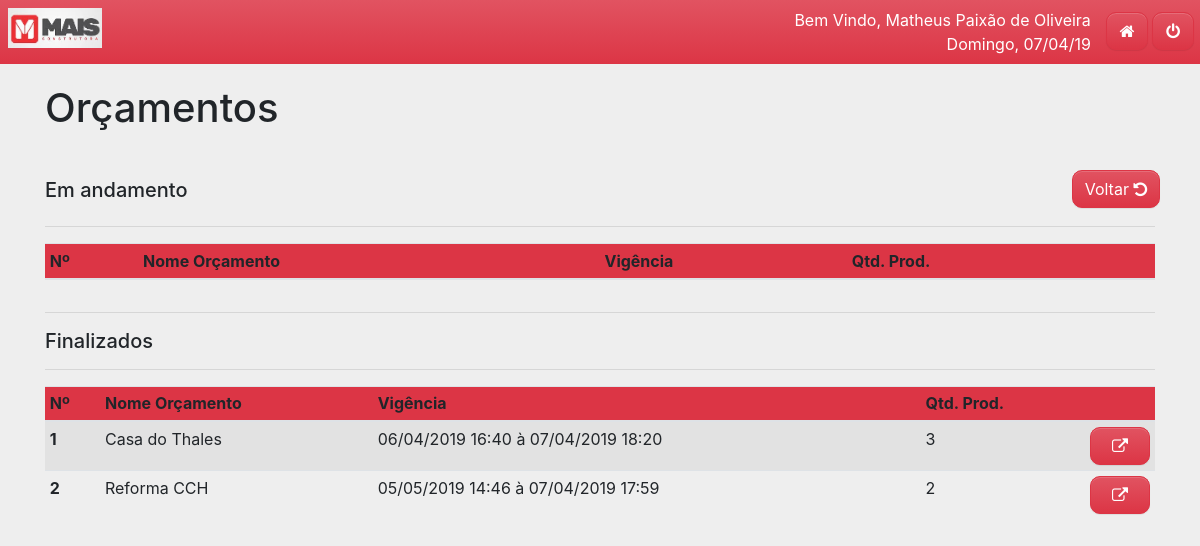
The page /orcamento/listar (signed in) on the database its author committed.
### tables this page shows
CREATE TABLE `orcamento` (
  `id` int(11) NOT NULL AUTO_INCREMENT,
  `nome` varchar(30) NOT NULL,
  `aberto` tinyint(1) NOT NULL,
  `vigencia_inicio` datetime NOT NULL,
  `vigencia_fim` datetime NOT NULL,
  `id_usr_cad` int(11) NOT NULL,
  `id_usr_alter` int(11) DEFAULT NULL,
  `criado_em` timestamp NOT NULL DEFAULT CURRENT_TIMESTAMP,
  `ultima_alter` timestamp NOT NULL DEFAULT CURRENT_TIMESTAMP,
  PRIMARY KEY (`id`),
  KEY `id_usr_cad` (`id_usr_cad`),
  KEY `id_usr_alter` (`id_usr_alter`),
  CONSTRAINT `orcamento_ibfk_1` FOREIGN KEY (`id_usr_cad`) REFERENCES `usuario` (`id`),
  CONSTRAINT `orcamento_ibfk_2` FOREIGN KEY (`id_usr_alter`) REFERENCES `usuario` (`id`)
);

### core/bootstrap.php (called while the page is built, shortened)
<?php
$routes = require_once __DIR__ . '/../app/routes.php';
$route = new \Core\Route($routes);

### public/index.php (called while the page is built, shortened)
<?php
require_once __DIR__ . '/../core/bootstrap.php';

### config.php (called while the page is built)
<?php
return [
  'database' => [
    'host' => 'localhost',
    'name' => 'moremais',
    'user' => 'root',
    'pass' => '',
    'charset' => 'utf8',
    'collation' => 'utf8_unicode_ci'
  ],
  'application' => [
    'email' => 'moremais.sobral@outlook.com',
    'url'   => 'myapp.com'
  ]
];

### core/DataBase.php (called while the page is built, shortened)
<?php
class DataBase {
  public static $pdo;
  public static function getDataBase() {
    $conf = include_once __DIR__ . "/../config.php";
    $db = $conf['database'];
    try {
      self::$pdo = new PDO("mysql:host={$db['host']};dbname={$db['name']};charset={$db['charset']}", $db['user'], $db['pass']);
      self::$pdo->setAttribute(PDO::ATTR_ERRMODE, PDO::ERRMODE_EXCEPTION);
      self::$pdo->setAttribute(PDO::MYSQL_ATTR_INIT_COMMAND, "SET NAMES {$db['charset']} COLLATE {$db['collation']}");
      self::$pdo->setAttribute(PDO::ATTR_DEFAULT_FETCH_MODE, PDO::FETCH_OBJ);
      return self::$pdo;
    } catch (PDOException $e) {
      echo "Erro: " . $e->getMessage();
    }
  }
}

### core/Container.php (called while the page is built, shortened)
<?php
class Container {
  public static function getModel($model) {
    return new $objModel(DataBase::getDataBase());
  }
}

### core/BaseModel.php (called while the page is built, shortened)
<?php
abstract class BaseModel {
  public function __construct(PDO $pdo) {
    $this->pdo = $pdo;
  }
}

### app/models/Orcamento.php (called while the page is built, shortened)
<?php
class Orcamento extends BaseModel
{
  public function getOrcamentos() {
    try {
      $query = "SELECT O.id,
                       CASE
                         WHEN LENGTH(O.nome) > 20
                         THEN CONCAT(LEFT(O.nome, 20), '...')
                         ELSE O.nome
                       END AS nome,
                       O.aberto,
                       DATE_FORMAT(O.vigencia_inicio, '%d/%m/%Y %H:%i') AS vigencia_inicio,
                       DATE_FORMAT(O.vigencia_fim, '%d/%m/%Y %H:%i') AS vigencia_fim,
                       O.id_usr_cad,
                       O.id_usr_alter,
                       O.criado_em,
                       O.ultima_alter,
                       COUNT(DISTINCT Ordem.id_produto) AS qtdProdutos,
                       CASE
                         WHEN O.vigencia_fim < CURRENT_TIMESTAMP()
                         THEN 0
                         ELSE 1
                       END AS ativo
                FROM orcamento O
                INNER JOIN ordensdeorcamento Ordem
                  ON O.id = Ordem.id_orcamento
                LEFT JOIN propostadeorcamento prop
                  ON O.id = prop.id_orcamento
                GROUP BY  O.id,
                          O.nome,
                          O.aberto,
                          O.vigencia_inicio,
                          O.vigencia_fim,
                          O.id_usr_cad,
                          O.id_usr_alter,
                          O.criado_em,
                          O.ultima_alter";
      $sql = $this->pdo->prepare($query);
      $sql->execute();
      return $sql->fetchAll();
    } catch (PDOException $e) {
      return $e->getMessage();
    }
  }
}

### app/views/orcamento/listarAdm.phtml (the view, shortened to what this page needs)
<div class="container">
  <div class="row header-pager">
    <div class="col-6">
      <h1>Orçamentos</h1>
    </div>
  </div>
  <div class="form-row">
    <div class="col-md-11">
      <h5 class="text-left mt-2">Em andamento</h5>
    </div>
    <div class="col-md-1">
      <a data-toggle='tooltip'title='Voltar' class="btn btn-danger btn-center" href="/orcamento">
        Voltar
        <span class="fa fa-undo"></span>
      </a>
    </div>
  </div>
  <hr>
  <div class="table-wrapper-scroll-y table-wrapper-scroll-x">
  <table cellspacing="0" class=" table table-striped table-hover table-sm" width="100%">
    <thead class="bg-danger">
      <tr>
        <th scope="col">Nº</th>
        <th scope="col">Nome Orçamento</th>
        <th scope="col">Vigência</th>
        <th scope="col">Qtd. Prod.</th>
        <th scope="col"></th>
      </tr>
    </thead>
  </table>
  </div>
  <hr>
  <h5 class="text-left">Finalizados</h5>
  <hr>
  <div class="table-wrapper-scroll-y table-wrapper-scroll-x">
  <table cellspacing="0" class=" table table-striped table-hover table-sm" width="100%">
    <thead class="bg-danger">
      <tr>
        <th scope="col">Nº</th>
        <th scope="col">Nome Orçamento</th>
        <th scope="col">Vigência</th>
        <th scope="col">Qtd. Prod.</th>
        <th scope="col"></th>
      </tr>
    </thead>
    <tbody>
      <?php
        foreach ($this->listaOrcamentos as $orcamento) {
          $btnDetalhar = "<a data-toggle='tooltip' title='Detalhar Oraçamento' class='btn btn-danger btn-block'
                          href='/orcamento/aprovado/$orcamento->id' name='detalhar' >
                          <span class='fa fa-external-link'></span>
                        </a>";
          if (!$orcamento->ativo) {
            echo "
            <tr>
              <th scope='row'>$orcamento->id</th>
              <td>$orcamento->nome</td>
              <td>$orcamento->vigencia_inicio à $orcamento->vigencia_fim</td>
              <td>$orcamento->qtdProdutos</td>
              <td width='5%'>$btnDetalhar</td>
            </tr>";
          }
        }
      ?>
    </tbody>
  </table>
  </div>
</div>

### public/assets/css/style.css (style rules this page uses)
body { padding: 0px; background-color: #eeeeee; overflow-x: hidden; }
table thead { background-color: LightGray ; }
.header-pager { margin-top: 20px; margin-bottom: 30px; }
.btn { border-radius: 10px; }
a:link, a:visited, a:active { text-decoration: none; }
.table-wrapper-scroll-y { display: block; max-height: 400px; overflow-y: auto; -ms-overflow-style: -ms-autohiding-scrollbar; }
.table-wrapper-scroll-x { display: block; max-height: 200px; overflow-x: auto; -ms-overflow-style: -ms-autohiding-scrollbar; }
.dtHorizontal th, td { white-space: nowrap; min-width: 70px; }

### rows shown on the page
orcamento: id "1", nome "Casa do Thales", vigencia_inicio "06/04/2019 16:40", vigencia_fim "07/04/2019 18:20", qtdProdutos "3"
orcamento: id "2", nome "Reforma CCH", vigencia_inicio "05/05/2019 14:46", vigencia_fim "07/04/2019 17:59", qtdProdutos "2"

### other values the page prints
$user->nome "Matheus Paixão de Oliveira"
